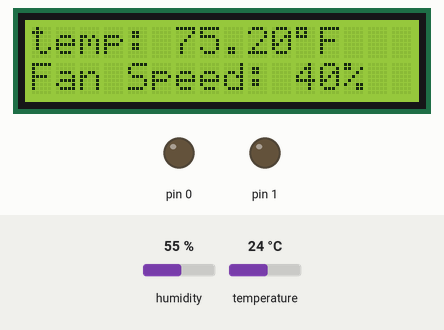
A sketch run on a simulated Arduino Uno, built with avr-gcc and run on an emulated ATmega328P. Shown: 16×2 character LCD, output pins drawn as LEDs (lit = HIGH). Inputs (shaded band) come from the test bench; at power-on: temperature 24 °C, humidity 55 %. Pins used as bus, display or sensor lines are not drawn.

Above: at 2.2 s.
2.3 s: temperature set to 12 °C
At 7.1 s:
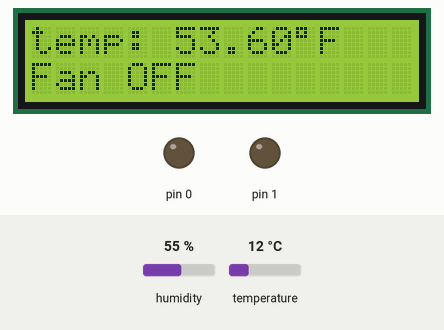
8.4 s: temperature set to 28 °C
At 12.1 s:
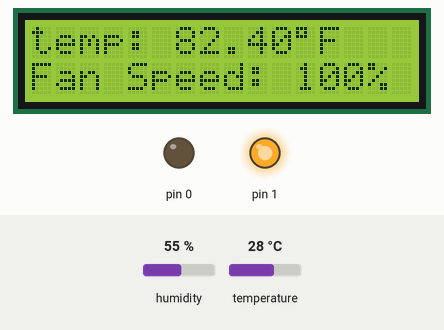
14.5 s: temperature set to 30 °C
At 17.1 s:
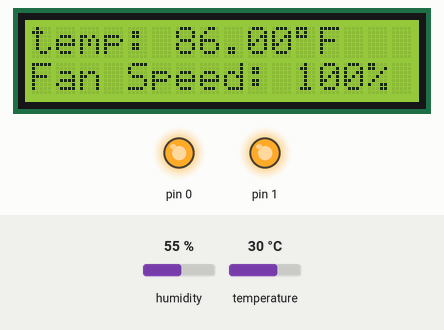
20.6 s: temperature set to 19 °C
At 22.1 s:
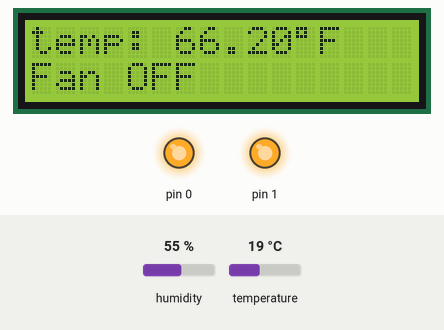
Timing chart, 0 to 23.6 s (numbered marks = the images above; inputs shaded):
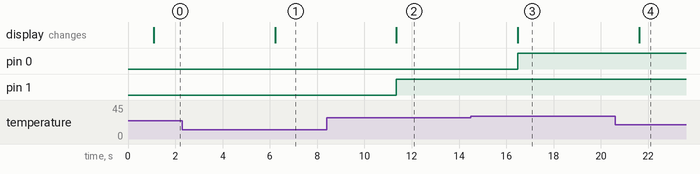

Measured:
- the behaviour switches between 28 and 29 °C on temperature (found by bisection; images 2 and 3)
- after the input at 2.3 s, the display: changes after 3.9 s (image 1)
- after the input at 8.4 s, pin 1: LOW → HIGH after 3.0 s; the display: changes after 3.0 s (image 2)
- after the input at 14.5 s, pin 0: LOW → HIGH after 2.0 s; the display: changes after 2.0 s (image 3)
- after the input at 20.6 s, the display: changes after 1.0 s (image 4)

The sketch:

SmartFan.ino
```cpp
/*  Smart Fan Project
 *
 *  Gets current room temperature and calculates the fan speed to meet the desired temperature
 *  Desired temperature must be hard-coded. Also "windchill" (fan power) needs to be tested more
 *
 *  Board used: Arduino Uno Rev 2
 *  Parts used: LCD1602, Potentiometer 10K, DHT11, 9V Battery, Fan
 *
 *  This was done as a project for ELET 3403 (Sensor Applications)
 *
 * Setup
 *    Wire up the board correctly (see diagram.png)
 *    Power Arduino and upload code
 */


// LCD display modules
#include <LiquidCrystal.h>
#include <SoftwareSerial.h>

// DHT11 3 pin Humidity sensor module
#include <dht11.h>

#define DHT11PIN 7
dht11 DHT11;

// Set the pin number for fanPower
#define fanPower 9

// initialize the library by associating any needed LCD interface pin
// with the arduino pin number it is connected to
const int rs = 12, en = 11, d4 = 5, d5 = 4, d6 = 3, d7 = 2;
LiquidCrystal lcd(rs, en, d4, d5, d6, d7);


void setup(){
  delay(1000);//Wait before accessing Sensor
  lcd.begin(16, 2); // set up the LCD's number of columns and rows
  analogWrite(fanPower, 255);
}

// Read room temperature from DHT11 and do calculations
void loop(){
    int chk = DHT11.read(DHT11PIN);
    double roomTempF = (double)((((float)DHT11.temperature) * 9 / 5) + 32);
    double idealTempF = 69.00;
    //float tempdiff = abs(idealTempF - roomTempF);

    float windChill = (float)(pow((idealTempF - 35.74 - 0.6215*roomTempF)/(0.425*roomTempF - 35.75), 0.16));

    lcd.clear();
    lcd.setCursor(0, 0);
    lcd.print("temp: ");
    lcd.print(roomTempF);
    lcd.print(char(223));
    lcd.print("F");
    lcd.setCursor(0, 1);

    if(windChill < 1.11) {
      analogWrite(fanPower, 0);
      lcd.print("Fan OFF            ");
      delay(100);
    } else if(windChill < 1.2) {
      analogWrite(fanPower, 51);
      lcd.print("Fan Speed: 20%   ");
      delay(100);
    } else if(windChill < 1.3) {
      analogWrite(fanPower, 102);
      lcd.print("Fan Speed: 40%   ");
      delay(100);
    } else if(windChill < 1.4) {
      analogWrite(fanPower, 153);
      lcd.print("Fan Speed: 60%   ");
      delay(100);
    } else if(windChill < 1.5) {
      analogWrite(fanPower, 204);
      lcd.print("Fan Speed: 80%    ");
      delay(100);
    } else {
      analogWrite(windChill, 255);
      lcd.print("Fan Speed: 100%   ");
      delay(100);
    }

    delay(5000);//Wait 5 seconds before accessing sensor again.
}
```
